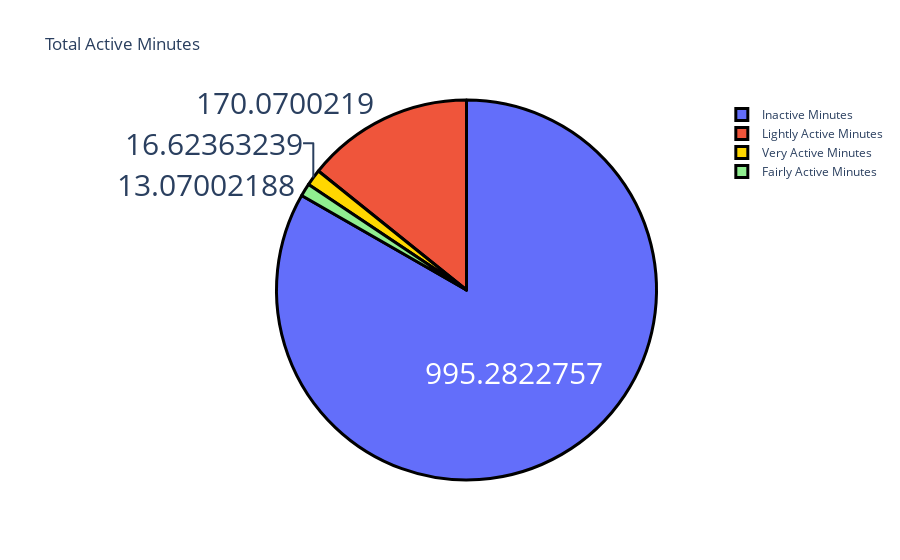

This figure's notebook cell:
### Code cell
label = ["Very Active Minutes", "Fairly Active Minutes", 
         "Lightly Active Minutes", "Inactive Minutes"]
counts = data[["VeryActiveMinutes", "FairlyActiveMinutes", 
"LightlyActiveMinutes", "SedentaryMinutes"]]. mean()
colors = ['gold', "lightgreen", "pink,blue"]

fig = go.Figure(data=[go.Pie(labels=label, values=counts)])
fig.update_layout(title_text='Total Active Minutes')
fig.update_traces(hoverinfo='label+percent', textinfo='value', textfont_size=30,
                  marker=dict(colors=colors, line=dict(color='black', width=3)))
fig.show()

### Figure 1 — Plotly figure (JSON) as saved in the notebook; plotly's stock layout.template omitted (floating-point values rounded to 4 significant figures)
{"data": [{"hoverinfo": "label+percent", "labels": ["Very Active Minutes", "Fairly Active Minutes", "Lightly Active Minutes", "Inactive Minutes"], "marker": {"colors": ["gold", "lightgreen", "pink,blue"], "line": {"color": "black", "width": 3}}, "textfont": {"size": 30}, "textinfo": "value", "type": "pie", "values": [16.62, 13.07, 170.1, 995.3]}], "layout": {"autosize": true, "title": {"text": "Total Active Minutes"}}}
